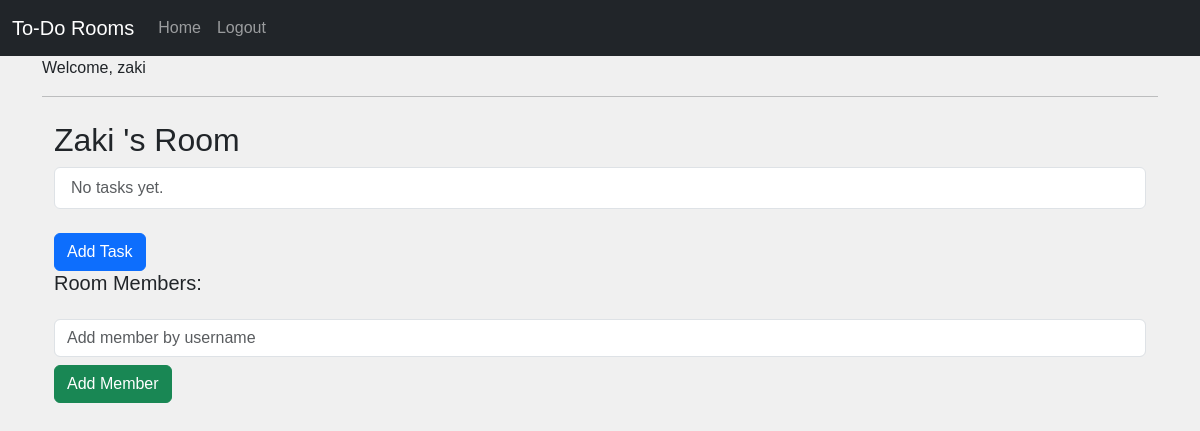
The page /rooms/1/ (signed in) on the database as committed earlier.
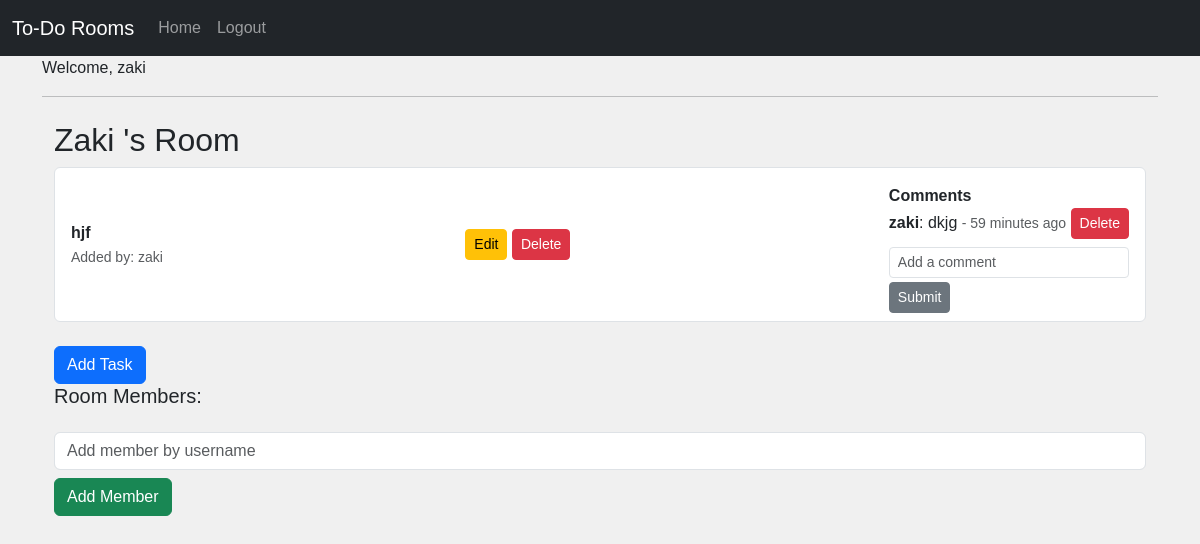
The same page on the database as committed later.
### roommates/models.py (models this page shows, shortened)
class Room(models.Model):
    name = models.CharField(max_length=100)
    members = models.ManyToManyField(User, related_name='rooms')

class TodoItem(models.Model):
    room = models.ForeignKey(Room, on_delete=models.CASCADE, related_name='todos')
    text = models.CharField(max_length=255)
    is_done = models.BooleanField(default=False)
    created_by = models.ForeignKey(User, on_delete=models.CASCADE)
    created_at = models.DateTimeField(auto_now_add=True)

class Comment(models.Model):
    todo = models.ForeignKey(TodoItem, on_delete=models.CASCADE, related_name='comments')
    user = models.ForeignKey(User, on_delete=models.CASCADE)
    text = models.TextField()
    created_at = models.DateTimeField(auto_now_add=True)

### roommates/views.py (the view, shortened to what this page needs)
# urls.py: path('rooms/<int:room_id>/', views.room_detail, name='room_detail'),
@login_required
def room_detail(request, room_id):
    room = get_object_or_404(Room, id=room_id)
    if request.user not in room.members.all():
        return HttpResponseForbidden("You are not a member of this room.")
    todos = room.todos.prefetch_related('comments__user')
    comment_form = CommentForm()
    return render(request, 'roommates/room_detail.html', {
        'room': room,
        'todos': todos,
        'comment_form': comment_form
    })

### roommates/forms.py
class CommentForm(forms.ModelForm):
    class Meta:
        model = Comment
        fields = ['text']

### roommates/templates/roommates/room_detail.html (shortened to what this page needs)
{% extends "base.html" %}
{% block content %}
{% load static %}
{% load widget_tweaks %}
<div class="container mt-4">
    <h2>{{ room.name }} 's Room</h2>
     <ul class="list-group mb-4" id="todo-list">
        {% for item in room.todos.all %}
            <li class="list-group-item d-flex justify-content-between align-items-center">
                <div>
                    <strong>{{  item.text }}</strong><br>
                    <small class="text-muted">Added by: {{ item.created_by.username }}</small>
                </div>
                <div>
                    <a href="{% url 'edit_todo' room.id item.id %}" class="btn btn-sm btn-warning">Edit</a>
                    <a href="{% url 'delete_todo' room.id item.id %}" class="btn btn-sm btn-danger">Delete</a>
                </div>
                <div class="mt-2 ps-3">
                    <div id="comments-{{ item.id }}">
                        <strong>Comments</strong>
                        {% for comment in item.comments.all %}
                            {% include "roommates/comment.html" with comment=comment %}
                        {% empty %}
                            <div class="text-muted">No comments yet.</div>
                        {% endfor %}
                    </div>
                    <form class="add-comment-form mt-2" data-task-id="{{ item.id }}">
                        <input type="text" name="text" class="form-control form-control-sm mb-1" placeholder="Add a comment">
                        <button type="submit" class="btn btn-sm btn-secondary">Submit</button>
                    </form>
                </div>
            </li>
        {% empty %}
            <li class="list-group-item text-muted">No tasks yet.</li>
        {% endfor %}
     </ul>
     <button id="add-task-btn" type="submit" class="btn btn-primary">Add Task</button>
     <h5>Room Members:</h5>
     <form method="post" action="{% url 'add_member' room.id %}">
        <input type="text" name="username" class="form-control mb-2" placeholder="Add member by username">
        <button type="submit" class="btn btn-success">Add Member</button>
     </form>
</div>
{% endblock %}

### roommates/templates/base.html (shortened to what this page needs)
{% load static %}
{% load widget_tweaks %}
<!DOCTYPE html>
<html lang="en">
    <head>
        <link rel="stylesheet" href="https://cdn.jsdelivr.net/npm/bootstrap@5.3.0/dist/css/bootstrap.min.css">
        <link rel="stylesheet" href="{% static 'roommates/style.css' %}">
    </head>
    <body>
        <nav class="navbar navbar-expand-lg navbar-dark bg-dark">
            <div class="container-fluid">
                <a class="navbar-brand" href="#">To-Do Rooms</a>
                <div class="collapse navbar-collapse">
                    <ul class="navbar-nav me-auto">
                        <li class="nav-item">
                            <a class="nav-link" href="{% url 'homepage' %}">Home</a>
                        </li>
                        <li class="nav-item">
                            {% if user.is_authenticated %}
                                <a class="nav-link" href="{% url 'logout' %}">Logout</a>
                            {% else %}
                                <a class="nav-link" href="{url 'login'}">Login</a>
                            {% endif %}
                        </li>
                    </ul>
                </div>
            </div>
        </nav>
        <div class="container">
            {% if user.is_authenticated %}
                <p>Welcome, {{ user.username }}</p>
            {% endif %}
            <hr>
            {% block content %}{% endblock %}
        </div>
    </body>
</html>

### roommates/templates/roommates/comment.html
{% load humanize %}
<div id="comment-{{ comment.id }}" class="mb-2">
    <strong>{{ comment.user.username }}</strong>: {{ comment.text }}
    <small class="text-muted">- {{ comment.created_at|naturaltime }}</small>
    {% if comment.user == request.user %}
        <button class="btn btn-sm btn-danger delete-comment-btn" data-comment-id="{{ comment.id }}">Delete</button>
    {% endif %}
</div>

### roommates/static/roommates/style.css (style rules this page uses)
body { background-color: #f0f0f0; font-family: Arial, sans-serif; }

Rows that differ between the two databases and show on the page:
added TodoItem: text "hjf", created_by.username "zaki"
added Comment: user.username "zaki", text "dkjg", created_at "59 minutes ago"
Other text that changed with them:
text no longer shown: "No tasks yet."
